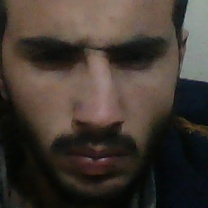
#> input picture data/strangers/stranger_20260109_175514.jpg, 208 x 208 px
$ python -i face_engine.py   (imports and definitions only)
#> lines starting #> are read from the running program, lines starting #| are printed output that depends on the picture
#> further down, picture is the input picture: shape (208, 208, 3); mean B, G, R 50, 57.2, 66.5
import face_recognition
import cv2
import numpy as np
import pickle

class FaceEngine:
    DEFAULT_TOLERANCE = 0.45

    def __init__(self):
        pass

    def load_image(self, image_path):
        """Loads an image file."""
        return face_recognition.load_image_file(image_path)

    def preprocess_image(self, image):
        """Applies CLAHE to normalize lighting and enhance details."""
        if not isinstance(image, np.ndarray):
            return image

        # Convert to LAB to normalize L (lightness) channel
        lab = cv2.cvtColor(image, cv2.COLOR_BGR2LAB)
#> lab: shape (208, 208, 3); mean of channels 0, 1, 2 61.6, 130.7, 133.7
        l, a, b = cv2.split(lab)
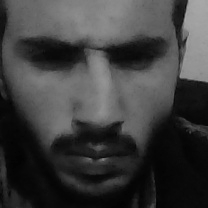
#> l: shape (208, 208); min 2, max 169, mean 61.6
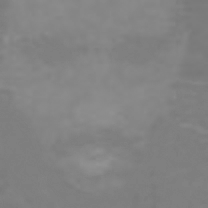
#> a: shape (208, 208); min 120, max 147, mean 130.7

        clahe = cv2.createCLAHE(clipLimit=2.0, tileGridSize=(8,8))
        cl = clahe.apply(l)
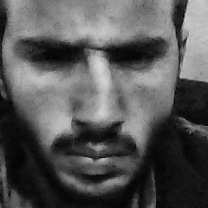
#> cl: shape (208, 208); min 2, max 215, mean 86

        limg = cv2.merge((cl,a,b))
#> limg: shape (208, 208, 3); mean of channels 0, 1, 2 86, 130.7, 133.7
        final = cv2.cvtColor(limg, cv2.COLOR_LAB2BGR)
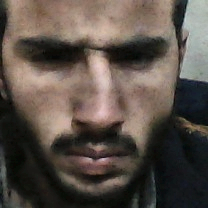
#> final: shape (208, 208, 3); mean B, G, R 72.7, 80.5, 90.6
        return final

    # [5 lines left out: function get_face_encodings, not called in this run]

    def encode_to_bytes(self, encoding):
        """Converts numpy array encoding to bytes for storage."""
        return pickle.dumps(encoding)

    def get_face_landmarks(self, image, face_locations=None):
        """Returns facial landmarks for the first face found."""
        return face_recognition.face_landmarks(image, face_locations)

    # [63 lines left out: function detect_emotion, not called in this run]

    def decode_from_bytes(self, enc_bytes):
        """Converts bytes back to numpy array."""
        return pickle.loads(enc_bytes)

    # [54 lines left out: functions compare_faces, face_distance, get_eye_landmarks, calculate_ear, check_liveness, not called in this run]

>>> import cv2
>>> picture = cv2.imread('../data/strangers/stranger_20260109_175514.jpg')
>>> result = FaceEngine().preprocess_image(picture)

$ run again, on data/strangers/stranger_20260109_180039.jpg
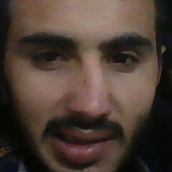
#> input picture data/strangers/stranger_20260109_180039.jpg, 172 x 172 px
#> picture is the input picture: shape (172, 172, 3); mean B, G, R 53, 62, 76.8
#> lab: shape (172, 172, 3); mean of channels 0, 1, 2 68.4, 132.7, 135.6
#> in preprocess_image, `cl = clahe.apply(l)`:
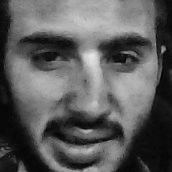
#> cl: shape (172, 172); min 3, max 230, mean 91.8
#> limg: shape (172, 172, 3); mean of channels 0, 1, 2 91.8, 132.7, 135.6
#> in preprocess_image, `final = cv2.cvtColor(limg, cv2.COLOR_LAB2BGR)`:
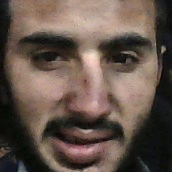
#> final: shape (172, 172, 3); mean B, G, R 74.9, 84.5, 100.3

$ run again, on data/strangers/stranger_20260109_180048.jpg
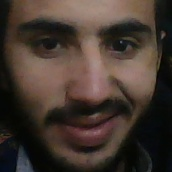
#> input picture data/strangers/stranger_20260109_180048.jpg, 172 x 172 px
#> picture is the input picture: shape (172, 172, 3); mean B, G, R 47.5, 55.4, 68.3
#> lab: shape (172, 172, 3); mean of channels 0, 1, 2 60.7, 132.2, 134.8
#> in preprocess_image, `cl = clahe.apply(l)`:
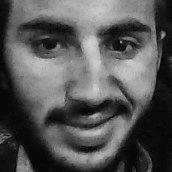
#> cl: shape (172, 172); min 3, max 209, mean 85.7
#> limg: shape (172, 172, 3); mean of channels 0, 1, 2 85.7, 132.2, 134.8
#> in preprocess_image, `final = cv2.cvtColor(limg, cv2.COLOR_LAB2BGR)`:
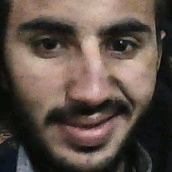
#> final: shape (172, 172, 3); mean B, G, R 70.9, 79.3, 93.3
